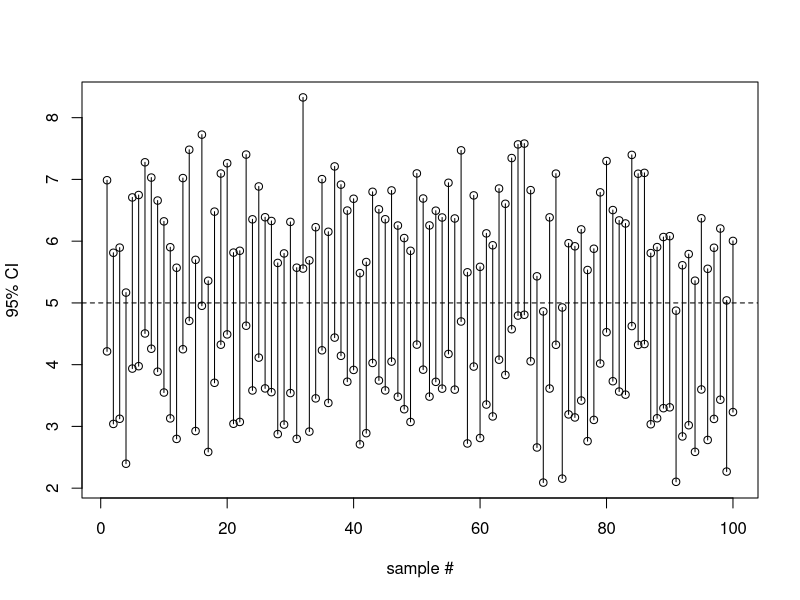

R code for this plot:

# A function to simulate data from a N(mu, sigma^2) distribution and computing CI 

conf.int <- function(mu, sigma, n, alpha){
	x <- rnorm(n, mu, sigma)
	ci <- mean(x) + c(-1,1) * qnorm(1-(alpha/2)) * sigma/sqrt(n)
	return(ci)
	}
	
# Get one CI

mu <- 5
sigma <- sqrt(10)
n <- 20
alpha <- 0.05

# > conf.int(mu, sigma, n, alpha)
# [1] 3.520961 6.292768
# > 

# Repeat the process nsim times


nsim <- 10000
ci.mat <- replicate(nsim, conf.int(mu, sigma, n, alpha))

# > dim(ci.mat)
# [1]     2 10000
# > 

# The first 5 intervals

# > ci.mat[, 1:5]
         # [,1]     [,2]     [,3]     [,4]     [,5]
# [1,] 3.689654 3.519999 3.466402 3.937424 3.140117
# [2,] 6.461462 6.291807 6.238210 6.709231 5.911925
# > 


# Graphing the first 100 intervals

plot(1:100, ci.mat[1, 1:100], ylim=c(min(ci.mat[,1:100]), max(ci.mat[,1:100])), 
		xlab="sample #", ylab="95% CI", type="p")
points(1:100, ci.mat[2, 1:100])
for (i in 1:100) {
	segments(i, ci.mat[1, i], i, ci.mat[2,i], lty=1)
	}
abline(h=5, lty=2)


# Proportion of times the interval is correct

# > mean( (mu >= ci.mat[1,])*(mu <= ci.mat[2,]) )
# [1] 0.9502
# > 
